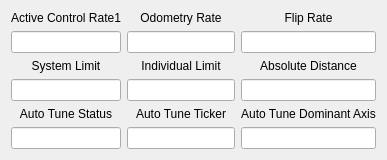
       <widget class="QWidget" name="ControllerDiagnostics">
        <property name="sizePolicy">
         <sizepolicy hsizetype="Preferred" vsizetype="Minimum">
          <horstretch>0</horstretch>
          <verstretch>0</verstretch>
         </sizepolicy>
        </property>
        <attribute name="title">
         <string>Controller Dianostics</string>
        </attribute>
        <layout class="QGridLayout" name="gridLayout_4">
         <item row="6" column="1">
          <widget class="QLineEdit" name="AutoTuneTickerDisp">
           <property name="alignment">
            <set>Qt::AlignCenter</set>
           </property>
          </widget>
         </item>
         <item row="3" column="1">
          <widget class="QLabel" name="label_21">
           <property name="sizePolicy">
            <sizepolicy hsizetype="Preferred" vsizetype="Minimum">
             <horstretch>0</horstretch>
             <verstretch>0</verstretch>
            </sizepolicy>
           </property>
           <property name="text">
            <string>Individual Limit</string>
           </property>
           <property name="alignment">
            <set>Qt::AlignCenter</set>
           </property>
          </widget>
         </item>
         <item row="6" column="2">
          <widget class="QLineEdit" name="AutoTuneDominantAxisDisp">
           <property name="alignment">
            <set>Qt::AlignCenter</set>
           </property>
          </widget>
         </item>
         <item row="4" column="2">
          <widget class="QLineEdit" name="AbsoluteDistance">
           <property name="alignment">
            <set>Qt::AlignHCenter|Qt::AlignTop</set>
           </property>
          </widget>
         </item>
         <item row="5" column="1">
          <widget class="QLabel" name="AutoTuneTicker">
           <property name="text">
            <string>Auto Tune Ticker</string>
           </property>
           <property name="alignment">
            <set>Qt::AlignCenter</set>
           </property>
          </widget>
         </item>
         <item row="6" column="0">
          <widget class="QLineEdit" name="AutoTuneStatus">
           <property name="alignment">
            <set>Qt::AlignCenter</set>
           </property>
          </widget>
         </item>
         <item row="4" column="0">
          <widget class="QLineEdit" name="SLDiagnostics">
           <property name="alignment">
            <set>Qt::AlignHCenter|Qt::AlignTop</set>
           </property>
          </widget>
         </item>
         <item row="3" column="0">
          <widget class="QLabel" name="label_20">
           <property name="sizePolicy">
            <sizepolicy hsizetype="Preferred" vsizetype="Minimum">
             <horstretch>0</horstretch>
             <verstretch>0</verstretch>
            </sizepolicy>
           </property>
           <property name="text">
            <string>System Limit</string>
           </property>
           <property name="alignment">
            <set>Qt::AlignCenter</set>
           </property>
          </widget>
         </item>
         <item row="4" column="1">
          <widget class="QLineEdit" name="ILDiagnostics">
           <property name="alignment">
            <set>Qt::AlignHCenter|Qt::AlignTop</set>
           </property>
          </widget>
         </item>
         <item row="2" column="1">
          <widget class="QLineEdit" name="OdomDiagnostics">
           <property name="alignment">
            <set>Qt::AlignHCenter|Qt::AlignTop</set>
           </property>
          </widget>
         </item>
         <item row="2" column="0">
          <widget class="QLineEdit" name="ACDiagnostics">
           <property name="alignment">
            <set>Qt::AlignHCenter|Qt::AlignTop</set>
           </property>
          </widget>
         </item>
         <item row="5" column="2">
          <widget class="QLabel" name="AutoTuneDominantAxis">
           <property name="sizePolicy">
            <sizepolicy hsizetype="Preferred" vsizetype="Fixed">
             <horstretch>0</horstretch>
             <verstretch>0</verstretch>
            </sizepolicy>
           </property>
           <property name="text">
            <string>Auto Tune Dominant Axis</string>
           </property>
           <property name="alignment">
            <set>Qt::AlignCenter</set>
           </property>
          </widget>
         </item>
         <item row="5" column="0">
          <widget class="QLabel" name="label_25">
           <property name="text">
            <string>Auto Tune Status</string>
           </property>
           <property name="alignment">
            <set>Qt::AlignCenter</set>
           </property>
          </widget>
         </item>
         <item row="2" column="2">
          <widget class="QLineEdit" name="FlipDiagnostics">
           <property name="alignment">
            <set>Qt::AlignHCenter|Qt::AlignTop</set>
           </property>
          </widget>
         </item>
         <item row="3" column="2">
          <widget class="QLabel" name="label_23">
           <property name="sizePolicy">
            <sizepolicy hsizetype="Preferred" vsizetype="Fixed">
             <horstretch>0</horstretch>
             <verstretch>0</verstretch>
            </sizepolicy>
           </property>
           <property name="text">
            <string>Absolute Distance</string>
           </property>
           <property name="alignment">
            <set>Qt::AlignCenter</set>
           </property>
          </widget>
         </item>
         <item row="1" column="1">
          <widget class="QLabel" name="label_13">
           <property name="sizePolicy">
            <sizepolicy hsizetype="Preferred" vsizetype="Fixed">
             <horstretch>0</horstretch>
             <verstretch>0</verstretch>
            </sizepolicy>
           </property>
           <property name="text">
            <string>Odometry Rate</string>
           </property>
           <property name="alignment">
            <set>Qt::AlignCenter</set>
           </property>
          </widget>
         </item>
         <item row="1" column="0">
          <widget class="QLabel" name="label_12">
           <property name="sizePolicy">
            <sizepolicy hsizetype="Preferred" vsizetype="Minimum">
             <horstretch>0</horstretch>
             <verstretch>0</verstretch>
            </sizepolicy>
           </property>
           <property name="text">
            <string>Active Control Rate1</string>
           </property>
           <property name="alignment">
            <set>Qt::AlignCenter</set>
           </property>
          </widget>
         </item>
         <item row="1" column="2">
          <widget class="QLabel" name="label_22">
           <property name="sizePolicy">
            <sizepolicy hsizetype="Preferred" vsizetype="Minimum">
             <horstretch>0</horstretch>
             <verstretch>0</verstretch>
            </sizepolicy>
           </property>
           <property name="text">
            <string>Flip Rate</string>
           </property>
           <property name="alignment">
            <set>Qt::AlignCenter</set>
           </property>
          </widget>
         </item>
        </layout>
       </widget>
